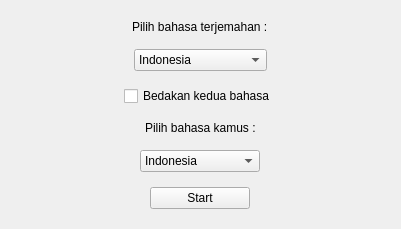
<?xml version="1.0" encoding="UTF-8"?>
<ui version="4.0">
 <class>Form</class>
 <widget class="QWidget" name="Form">
  <property name="geometry">
   <rect>
    <x>0</x>
    <y>0</y>
    <width>401</width>
    <height>220</height>
   </rect>
  </property>
  <property name="windowTitle">
   <string>Form</string>
  </property>
  <layout class="QVBoxLayout" name="verticalLayout">
   <item>
    <widget class="QWidget" name="widget_5" native="true">
     <property name="sizePolicy">
      <sizepolicy hsizetype="Preferred" vsizetype="Expanding">
       <horstretch>0</horstretch>
       <verstretch>0</verstretch>
      </sizepolicy>
     </property>
     <layout class="QVBoxLayout" name="verticalLayout_5">
      <property name="spacing">
       <number>15</number>
      </property>
      <item alignment="Qt::AlignHCenter">
       <widget class="QLabel" name="label_2">
        <property name="text">
         <string>Pilih bahasa terjemahan :</string>
        </property>
       </widget>
      </item>
      <item alignment="Qt::AlignHCenter">
       <widget class="QComboBox" name="transLang">
        <property name="sizePolicy">
         <sizepolicy hsizetype="Preferred" vsizetype="Preferred">
          <horstretch>0</horstretch>
          <verstretch>0</verstretch>
         </sizepolicy>
        </property>
        <property name="minimumSize">
         <size>
          <width>120</width>
          <height>0</height>
         </size>
        </property>
        <item>
         <property name="text">
          <string>Indonesia</string>
         </property>
        </item>
        <item>
         <property name="text">
          <string>Inggris</string>
         </property>
        </item>
        <item>
         <property name="text">
          <string>Indonesia + Inggris</string>
         </property>
        </item>
       </widget>
      </item>
      <item alignment="Qt::AlignHCenter">
       <widget class="QCheckBox" name="checkDiffLang">
        <property name="text">
         <string>Bedakan kedua bahasa</string>
        </property>
       </widget>
      </item>
      <item alignment="Qt::AlignHCenter">
       <widget class="QLabel" name="label">
        <property name="text">
         <string>Pilih bahasa kamus :</string>
        </property>
       </widget>
      </item>
      <item alignment="Qt::AlignHCenter">
       <widget class="QComboBox" name="dicLang">
        <property name="minimumSize">
         <size>
          <width>120</width>
          <height>0</height>
         </size>
        </property>
        <item>
         <property name="text">
          <string>Indonesia</string>
         </property>
        </item>
        <item>
         <property name="text">
          <string>Inggris</string>
         </property>
        </item>
       </widget>
      </item>
      <item alignment="Qt::AlignHCenter">
       <widget class="QPushButton" name="startBtn">
        <property name="sizePolicy">
         <sizepolicy hsizetype="Minimum" vsizetype="Fixed">
          <horstretch>0</horstretch>
          <verstretch>0</verstretch>
         </sizepolicy>
        </property>
        <property name="minimumSize">
         <size>
          <width>100</width>
          <height>0</height>
         </size>
        </property>
        <property name="text">
         <string>Start</string>
        </property>
       </widget>
      </item>
     </layout>
    </widget>
   </item>
  </layout>
 </widget>
 <resources/>
 <connections/>
</ui>
